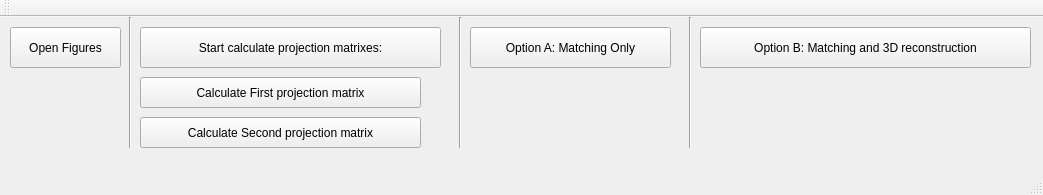
<?xml version="1.0" encoding="UTF-8"?>
<ui version="4.0">
 <class>VisualLab2Class</class>
 <widget class="QMainWindow" name="VisualLab2Class">
  <property name="geometry">
   <rect>
    <x>0</x>
    <y>0</y>
    <width>1043</width>
    <height>195</height>
   </rect>
  </property>
  <property name="windowTitle">
   <string>VisualLab2</string>
  </property>
  <widget class="QWidget" name="centralWidget">
   <widget class="QPushButton" name="pushButton">
    <property name="geometry">
     <rect>
      <x>10</x>
      <y>10</y>
      <width>111</width>
      <height>41</height>
     </rect>
    </property>
    <property name="text">
     <string>Open Figures</string>
    </property>
   </widget>
   <widget class="QPushButton" name="button_matching">
    <property name="geometry">
     <rect>
      <x>470</x>
      <y>10</y>
      <width>201</width>
      <height>41</height>
     </rect>
    </property>
    <property name="text">
     <string>Option A: Matching Only</string>
    </property>
   </widget>
   <widget class="QPushButton" name="button_firstMatrix">
    <property name="geometry">
     <rect>
      <x>140</x>
      <y>60</y>
      <width>281</width>
      <height>31</height>
     </rect>
    </property>
    <property name="text">
     <string>Calculate First projection matrix</string>
    </property>
   </widget>
   <widget class="QPushButton" name="button_3d">
    <property name="geometry">
     <rect>
      <x>700</x>
      <y>10</y>
      <width>331</width>
      <height>41</height>
     </rect>
    </property>
    <property name="text">
     <string>Option B: Matching and 3D reconstruction</string>
    </property>
   </widget>
   <widget class="QPushButton" name="button_secondMatrix">
    <property name="geometry">
     <rect>
      <x>140</x>
      <y>100</y>
      <width>281</width>
      <height>31</height>
     </rect>
    </property>
    <property name="text">
     <string>Calculate Second projection matrix</string>
    </property>
   </widget>
   <widget class="QPushButton" name="button_startCalculate">
    <property name="geometry">
     <rect>
      <x>140</x>
      <y>10</y>
      <width>301</width>
      <height>41</height>
     </rect>
    </property>
    <property name="text">
     <string>Start calculate projection matrixes:</string>
    </property>
   </widget>
   <widget class="Line" name="line">
    <property name="geometry">
     <rect>
      <x>120</x>
      <y>0</y>
      <width>20</width>
      <height>131</height>
     </rect>
    </property>
    <property name="orientation">
     <enum>Qt::Vertical</enum>
    </property>
   </widget>
   <widget class="Line" name="line_2">
    <property name="geometry">
     <rect>
      <x>450</x>
      <y>0</y>
      <width>20</width>
      <height>131</height>
     </rect>
    </property>
    <property name="orientation">
     <enum>Qt::Vertical</enum>
    </property>
   </widget>
   <widget class="Line" name="line_3">
    <property name="geometry">
     <rect>
      <x>680</x>
      <y>0</y>
      <width>20</width>
      <height>131</height>
     </rect>
    </property>
    <property name="orientation">
     <enum>Qt::Vertical</enum>
    </property>
   </widget>
  </widget>
  <widget class="QMenuBar" name="menuBar">
   <property name="geometry">
    <rect>
     <x>0</x>
     <y>0</y>
     <width>1043</width>
     <height>26</height>
    </rect>
   </property>
  </widget>
  <widget class="QToolBar" name="mainToolBar">
   <attribute name="toolBarArea">
    <enum>TopToolBarArea</enum>
   </attribute>
   <attribute name="toolBarBreak">
    <bool>false</bool>
   </attribute>
  </widget>
  <widget class="QStatusBar" name="statusBar"/>
 </widget>
 <layoutdefault spacing="6" margin="11"/>
 <resources>
  <include location="VisualLab2.qrc"/>
 </resources>
 <connections/>
</ui>
